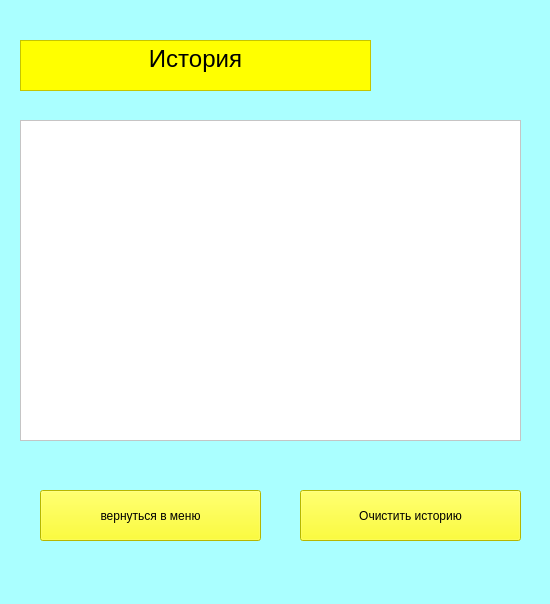
<?xml version="1.0" encoding="UTF-8"?>
<ui version="4.0">
 <class>page4</class>
 <widget class="QMainWindow" name="page4">
  <property name="enabled">
   <bool>true</bool>
  </property>
  <property name="geometry">
   <rect>
    <x>0</x>
    <y>0</y>
    <width>550</width>
    <height>604</height>
   </rect>
  </property>
  <property name="minimumSize">
   <size>
    <width>550</width>
    <height>604</height>
   </size>
  </property>
  <property name="maximumSize">
   <size>
    <width>550</width>
    <height>604</height>
   </size>
  </property>
  <property name="sizeIncrement">
   <size>
    <width>0</width>
    <height>0</height>
   </size>
  </property>
  <property name="palette">
   <palette>
    <active>
     <colorrole role="Button">
      <brush brushstyle="SolidPattern">
       <color alpha="255">
        <red>170</red>
        <green>255</green>
        <blue>255</blue>
       </color>
      </brush>
     </colorrole>
     <colorrole role="Base">
      <brush brushstyle="SolidPattern">
       <color alpha="255">
        <red>170</red>
        <green>255</green>
        <blue>255</blue>
       </color>
      </brush>
     </colorrole>
     <colorrole role="Window">
      <brush brushstyle="SolidPattern">
       <color alpha="255">
        <red>170</red>
        <green>255</green>
        <blue>255</blue>
       </color>
      </brush>
     </colorrole>
     <colorrole role="Highlight">
      <brush brushstyle="SolidPattern">
       <color alpha="255">
        <red>163</red>
        <green>58</green>
        <blue>255</blue>
       </color>
      </brush>
     </colorrole>
     <colorrole role="AlternateBase">
      <brush brushstyle="SolidPattern">
       <color alpha="255">
        <red>197</red>
        <green>170</green>
        <blue>255</blue>
       </color>
      </brush>
     </colorrole>
    </active>
    <inactive>
     <colorrole role="Button">
      <brush brushstyle="SolidPattern">
       <color alpha="255">
        <red>170</red>
        <green>255</green>
        <blue>255</blue>
       </color>
      </brush>
     </colorrole>
     <colorrole role="Base">
      <brush brushstyle="SolidPattern">
       <color alpha="255">
        <red>170</red>
        <green>255</green>
        <blue>255</blue>
       </color>
      </brush>
     </colorrole>
     <colorrole role="Window">
      <brush brushstyle="SolidPattern">
       <color alpha="255">
        <red>170</red>
        <green>255</green>
        <blue>255</blue>
       </color>
      </brush>
     </colorrole>
     <colorrole role="Highlight">
      <brush brushstyle="SolidPattern">
       <color alpha="255">
        <red>163</red>
        <green>58</green>
        <blue>255</blue>
       </color>
      </brush>
     </colorrole>
     <colorrole role="AlternateBase">
      <brush brushstyle="SolidPattern">
       <color alpha="255">
        <red>197</red>
        <green>170</green>
        <blue>255</blue>
       </color>
      </brush>
     </colorrole>
    </inactive>
    <disabled>
     <colorrole role="Button">
      <brush brushstyle="SolidPattern">
       <color alpha="255">
        <red>170</red>
        <green>255</green>
        <blue>255</blue>
       </color>
      </brush>
     </colorrole>
     <colorrole role="Base">
      <brush brushstyle="SolidPattern">
       <color alpha="255">
        <red>170</red>
        <green>255</green>
        <blue>255</blue>
       </color>
      </brush>
     </colorrole>
     <colorrole role="Window">
      <brush brushstyle="SolidPattern">
       <color alpha="255">
        <red>170</red>
        <green>255</green>
        <blue>255</blue>
       </color>
      </brush>
     </colorrole>
     <colorrole role="Highlight">
      <brush brushstyle="SolidPattern">
       <color alpha="255">
        <red>163</red>
        <green>58</green>
        <blue>255</blue>
       </color>
      </brush>
     </colorrole>
     <colorrole role="AlternateBase">
      <brush brushstyle="SolidPattern">
       <color alpha="255">
        <red>197</red>
        <green>170</green>
        <blue>255</blue>
       </color>
      </brush>
     </colorrole>
    </disabled>
   </palette>
  </property>
  <property name="windowTitle">
   <string>MainWindow</string>
  </property>
  <property name="styleSheet">
   <string notr="true">background-color: rgb(170, 255, 255);</string>
  </property>
  <property name="iconSize">
   <size>
    <width>10</width>
    <height>30</height>
   </size>
  </property>
  <widget class="QWidget" name="centralwidget">
   <widget class="QTextBrowser" name="textBrowser_2">
    <property name="geometry">
     <rect>
      <x>20</x>
      <y>40</y>
      <width>351</width>
      <height>51</height>
     </rect>
    </property>
    <property name="styleSheet">
     <string notr="true">background-color: rgb(255, 255, 0);
font: 75 8pt &quot;MS Shell Dlg 2&quot;;
font: 48pt &quot;MS Shell Dlg 2&quot;;
</string>
    </property>
    <property name="html">
     <string>&lt;!DOCTYPE HTML PUBLIC &quot;-//W3C//DTD HTML 4.0//EN&quot; &quot;http://www.w3.org/TR/REC-html40/strict.dtd&quot;&gt;
&lt;html&gt;&lt;head&gt;&lt;meta name=&quot;qrichtext&quot; content=&quot;1&quot; /&gt;&lt;style type=&quot;text/css&quot;&gt;
p, li { white-space: pre-wrap; }
&lt;/style&gt;&lt;/head&gt;&lt;body style=&quot; font-family:'MS Shell Dlg 2'; font-size:48pt; font-weight:400; font-style:normal;&quot;&gt;
&lt;p align=&quot;center&quot; style=&quot; margin-top:0px; margin-bottom:0px; margin-left:0px; margin-right:0px; -qt-block-indent:0; text-indent:0px;&quot;&gt;&lt;span style=&quot; font-size:18pt;&quot;&gt;История&lt;/span&gt;&lt;/p&gt;&lt;/body&gt;&lt;/html&gt;</string>
    </property>
   </widget>
   <widget class="QPushButton" name="cleanhistory">
    <property name="geometry">
     <rect>
      <x>300</x>
      <y>490</y>
      <width>221</width>
      <height>51</height>
     </rect>
    </property>
    <property name="styleSheet">
     <string notr="true">background-color: rgb(255, 255, 0);
font: 10pt &quot;MS Shell Dlg 2&quot;;</string>
    </property>
    <property name="text">
     <string>Очистить историю</string>
    </property>
   </widget>
   <widget class="QPushButton" name="menu7">
    <property name="geometry">
     <rect>
      <x>40</x>
      <y>490</y>
      <width>221</width>
      <height>51</height>
     </rect>
    </property>
    <property name="styleSheet">
     <string notr="true">background-color: rgb(255, 255, 0);
font: 10pt &quot;MS Shell Dlg 2&quot;;</string>
    </property>
    <property name="text">
     <string>вернуться в меню</string>
    </property>
   </widget>
   <widget class="QTableWidget" name="texthistory">
    <property name="geometry">
     <rect>
      <x>20</x>
      <y>120</y>
      <width>501</width>
      <height>321</height>
     </rect>
    </property>
    <property name="styleSheet">
     <string notr="true">background-color: rgb(255, 255, 255);</string>
    </property>
   </widget>
  </widget>
  <widget class="QStatusBar" name="statusbar"/>
 </widget>
 <resources/>
 <connections/>
</ui>
